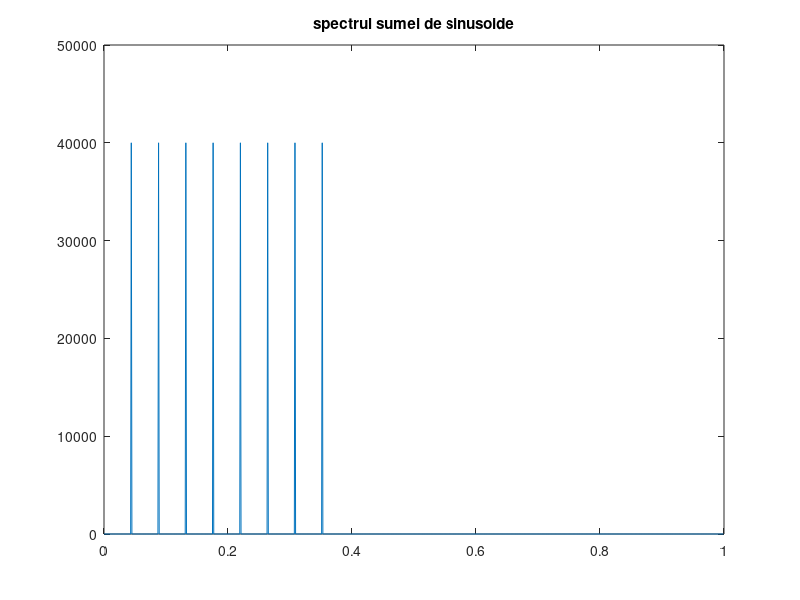

Source code (MATLAB): (Note: this script raises an error after producing the figure.)
% Genereaza semnale "muzicale".
% Frecventa de esantionare este 40KHz
% (astfel incat sa se pastreze frecventele < 20 kHz, adica
% cele din zona audibila).

% Program pentru Laborator 3, Prelucrarea semnalelor

test = 0;			% 0 - suma de sinusoide filtrata
						% 1 - vioara
						% 2 - viola
                  % 3 - clarinet
                  % 4 - trombon
                  % 5 - tuba

Fes = 40000;		% frewcventa de esantionare
L = 80000;			% numar esantioane - 2 secunde

Nf = 1000;			% numarul de puncte cu care se deseneaza spectrele

% alege amplitudinile sinusoidelor
% (1 pentru suma de sinusoide ce va fi filtrata,
%  valori predefinite pentru instrumentele muzicale)
switch test
  case 0,				% suma de sinusoide - baza + armonice
	 Fbaza = 440;		% frecventa in Hz a sunetului la
	 Narm = 8;			% numar de armonice
	 xampl = ones(1, Narm);	% amplitudinile armonicelor

  case 1,				% vioara
	 Fbaza = 440;		% la
	 Narm = 18;
    xampl = [100 45 21 26 48 53 53 62 53 26 24 16 16 35 12 34 23 11] / 100;

  case 2,				% viola
	 Fbaza = 440;		% la
    Narm = 10;
    xampl = [100 45 40 20 40 30 10 15 8 8] / 100;

  case 3,				% clarinet
	 Fbaza = 180;		% fa diez
	 Narm = 10;
	 xampl = [100 0 50 10 60 30 50 30 10 2] / 100;
    
  case 4,				% trombon
	 Fbaza = 230;		% si bemol
	 Narm = 6;
    xampl = [100 100 50 60 10 3] / 100;
    
  case 5,				% tuba
	 Fbaza = 230;		% si bemol
	 Narm = 5;
	 xampl = [100 70 8 3 2] / 100;
    
end
    
f_baza = Fbaza/Fes*2;			% frecventa discreta a fundamentalei
omega_baza = 2*pi*f_baza;		% pulsatia fundamentalei

% construieste suma de sinusoide
x = zeros(1,L);					% semnalul
for i = 1 : Narm
  x = x + xampl(i) * sin(i*omega_baza*(0:L-1));
end

% spectrul sumei de sinusoide
[X,f] = freqz(x,1,Nf);
figure(1)
plot(f/pi,abs(X));
title('spectrul sumei de sinusoide');

x = x / max(abs(x));
xp = audioplayer(x,Fes) ;
play(xp) ; 

%%
% filtru reprezentand instrumentul
if test == 0
  b = 1;						% alege un filtru IIR (instrumentul !!!)
  a = [1 -0.79];
  r1 = roots(b);
  r2 = roots(a)
  
  figure(3)
  freqz(b,a);				% caracteristica de frecventa
else
  b = 1; a = 1;			% pentru instrumentele predefinite, nu filtram
end

y = filter(b,a,x);		% iesirea filtrului
[Y,f] = freqz(y,1,Nf);  % spectrul semnalului de iesire
figure(2)
plot(f/pi,abs(Y));
title('spectrul semnalului de iesire');

% salveaza semnal audio
y = y / max(abs(y));
yp = audioplayer(y,Fes) ;
play(yp) ; 

audiowrite(['muz' int2str(test) '.wav'], y, 40000, 'BitsPerSample', 16);